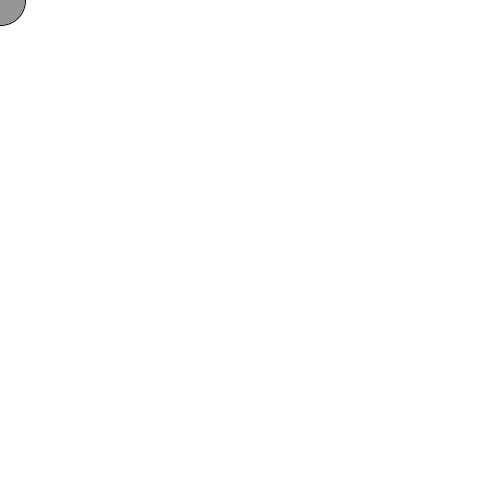
Frame 1 (no input)
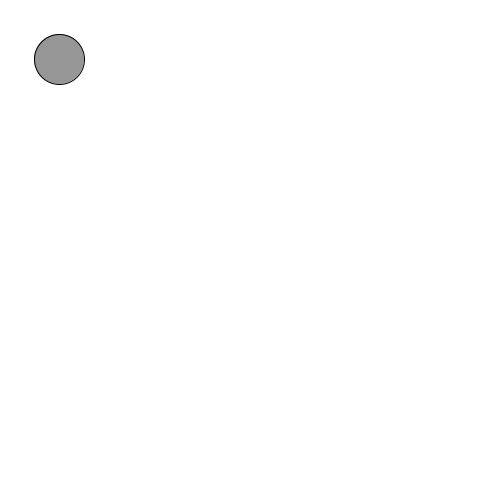
Frame 60 (the mouse pressed at the canvas centre just before this capture)
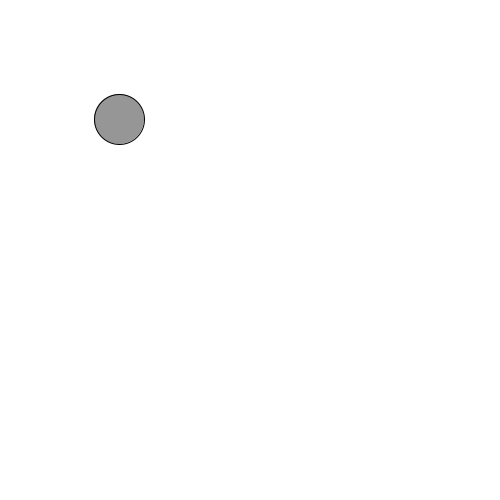
Frame 120 (the mouse held since frame 60 and released just before this capture)

The Processing sketch that drew these frames (run headless with seeded random() and noise(); from frame 60 on, the mouse is pressed at the canvas centre):

// Processing sketch: ex5_moving_circle
// ── ex5_moving_circle.pde
//declare the variables
float x;
float y;

void setup() {
  size(500, 500);
  smooth();
  
  //initialize the variables
  x = 0;
  y = 0;
}

void draw() {
  background(255);
  stroke(0);
  fill(150);
  
  ellipse(x, y, 50, 50);
  
  //increment the variables so the circle moves
  x = x + 1;
  y = y + 1;
  
}
